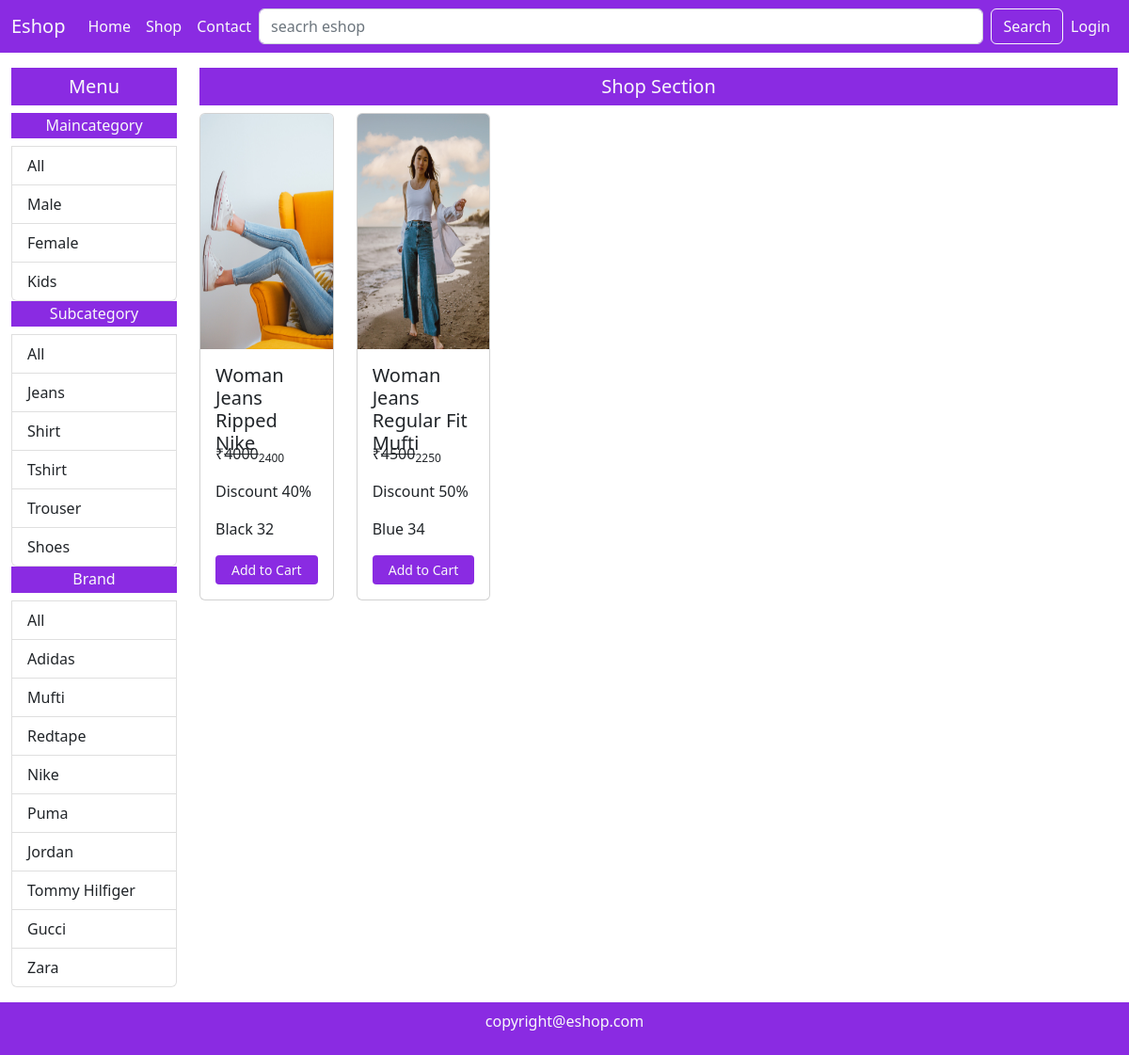
The page /shop/Female/Jeans/All/ on the database its author committed.
### mainApp/models.py (models this page shows, shortened)
class Maincategory(models.Model):
    id = models.AutoField(primary_key=True)
    name = models.CharField(max_length=20)

class Subcategory(models.Model):
    id = models.AutoField(primary_key=True)
    name = models.CharField(max_length=20)

class Brand(models.Model):
    id = models.AutoField(primary_key=True)
    name = models.CharField(max_length=20)

class Product(models.Model):
    id = models.AutoField(primary_key=True)
    name = models.CharField(max_length=50)
    maincategory = models.ForeignKey(Maincategory,on_delete=models.CASCADE)
    subcategory = models.ForeignKey(Subcategory,on_delete=models.CASCADE)
    brand = models.ForeignKey(Brand,on_delete=models.CASCADE)
    color = models.CharField(max_length=20)
    size = models.CharField(max_length=20)
    stock = models.CharField(max_length=20,default="In Stock",null=True,blank=True)
    description = models.TextField()
    baseprice = models.IntegerField()
    discount = models.IntegerField(default=0,null=True,blank=True)
    finalprice = models.IntegerField()
    pic1 = models.ImageField(upload_to="uploads",default="",null=True,blank=True)
    pic2 = models.ImageField(upload_to="uploads",default="",null=True,blank=True)
    pic3 = models.ImageField(upload_to="uploads",default="",null=True,blank=True)
    pic4 = models.ImageField(upload_to="uploads",default="",null=True,blank=True)

### mainApp/views.py (the view)
# urls.py: path('shop/<str:mc>/<str:sc>/<str:br>/',views.shop),
def shop(Request,mc,sc,br):
    if(mc=='All' and sc=='All' and br=='All'):
        data = Product.objects.all().order_by('id').reverse()
    elif(mc!='All' and sc=='All' and br=='All'):
        data = Product.objects.filter(maincategory=Maincategory.objects.get(name=mc)).order_by('id').reverse()
    elif(mc=='All' and sc!='All' and br=='All'):
        data = Product.objects.filter(subcategory=Subcategory.objects.get(name=sc)).order_by('id').reverse()
    elif(mc=='All' and sc=='All' and br!='All'):
        data = Product.objects.filter(brand=Brand.objects.get(name=br)).order_by('id').reverse()
    elif(mc!='All' and sc!='All' and br=='All'):
        data = Product.objects.filter(maincategory=Maincategory.objects.get(name=mc),subcategory=Subcategory.objects.get(name=sc)).order_by('id').reverse()
    elif(mc!='All' and sc=='All' and br!='All'):
        data = Product.objects.filter(maincategory=Maincategory.objects.get(name=mc),brand=Brand.objects.get(name=br)).order_by('id').reverse()
    elif(mc=='All' and sc!='All' and br!='All'):
        data = Product.objects.filter(brand=Brand.objects.get(name=br),subcategory=Subcategory.objects.get(name=sc)).order_by('id').reverse()
    else:
        data = Product.objects.filter(maincategory=Maincategory.objects.get(name=mc),brand=Brand.objects.get(name=br),subcategory=Subcategory.objects.get(name=sc)).order_by('id').reverse()
    maincategory = Maincategory.objects.all()
    subcategory = Subcategory.objects.all()
    brand = Brand.objects.all()
    return render(Request,"shop.html",{'data':data,'maincategory':maincategory,'subcategory':subcategory,'brand':brand,'mc':mc,'sc':sc,'br':br})

### mainApp/templates/shop.html (shortened to what this page needs)
{% extends 'index.html' %}
{% block content %}
<div class="container-fluid">
    <div class="row my-3">
        <div class="col-lg-2 col-md-3 col-sm-6 col-12">
            <h5 class="background text-light text-center p-2">Menu</h5>
            <div class="list-group">
                <h6 class="background text-light text-center p-1">Maincategory</h6>
                <a href="/shop/All/{{sc}}/{{br}}/" class="list-group-item list-group-item-action">All</a>
                {% for i in maincategory %}
                <a href="/shop/{{i.name}}/{{sc}}/{{br}}/" class="list-group-item list-group-item-action">{{i.name}}</a>
                {% endfor %}
            </div>
            <div class="list-group">
                <h6 class="background text-light text-center p-1">Subcategory</h6>
                <a href="/shop/{{mc}}/All/{{br}}/" class="list-group-item list-group-item-action">All</a>
                {% for i in subcategory %}
                <a href="/shop/{{mc}}/{{i.name}}/{{br}}/" class="list-group-item list-group-item-action">{{i.name}}</a>
                {% endfor %}
            </div>
            <div class="list-group">
                <h6 class="background text-light text-center p-1">Brand</h6>
                <a href="/shop/{{mc}}/{{sc}}/All/" class="list-group-item list-group-item-action">All</a>
                {% for i in brand %}
                <a href="/shop/{{mc}}/{{sc}}/{{i.name}}/" class="list-group-item list-group-item-action">{{i.name}}</a>
                {% endfor %}
            </div>
        </div>
        <div class="col-lg-10 col-md-9 col-sm-6 col-12">
            <h5 class="background text-center text-light p-2">Shop Section</h5>
            <div class="row">
                {% for i in data %}
                <div class="col-xl-2 col-lg-3 col-md-4 col-sm-6 col-12 mb-3">
                    <div class="card">
                        <img src="{{i.pic1.url}}" height="250px" class="card-img-top" alt="...">
                        <div class="card-body">
                            <h5 class="card-title">{{i.name}}</h5>
                            <p class="card-text">&#8377;<del>{{i.baseprice}}</del><sub>{{i.finalprice}}</sub></p>
                            <p class="card-text">Discount {{i.discount}}%</p>
                            <p class="card-text">{{i.color}} {{i.size}}</p>
                            <a href="/single_product/{{i.id}}" class="btn background text-light w-100 btn-sm">Add to Cart</a>
                        </div>
                    </div>
                </div>
                {% endfor %}
            </div>
        </div>
    </div>
</div>
{% endblock %}

### mainApp/static/css/style.css (style rules this page uses)
.background { background-color: blueviolet; }
.card-title { height: 75px; }

### rows shown on the page
Maincategory: name "Male"
Maincategory: name "Female"
Maincategory: name "Kids"
Subcategory: name "Jeans"
Subcategory: name "Shirt"
Subcategory: name "Tshirt"
Subcategory: name "Trouser"
Subcategory: name "Shoes"
Brand: name "Adidas"
Brand: name "Mufti"
Brand: name "Redtape"
Brand: name "Nike"
Brand: name "Puma"
Brand: name "Jordan"
Brand: name "Tommy Hilfiger"
Brand: name "Gucci"
Brand: name "Zara"
Product: pic1 (picture), name "Woman Jeans Ripped Nike", baseprice "4000", finalprice "2400", discount "40", color "Black", size "32"
Product: pic1 (picture), name "Woman Jeans Regular Fit Mufti", baseprice "4500", finalprice "2250", discount "50", color "Blue", size "34"
